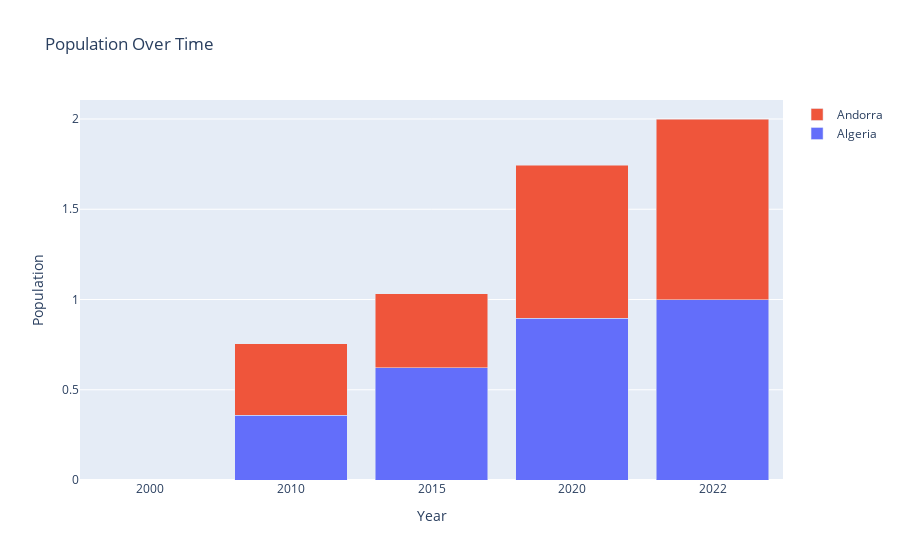

Source (notebook cell):
### Markdown cell above
### Interactive bar plot

### Code cell
trace1 = go.Bar(x=population_df_andorra_algeria['year'], y=population_df_andorra_algeria['Algeria_normalized'], name='Algeria')
trace2 = go.Bar(x=population_df_andorra_algeria['year'], y=population_df_andorra_algeria['Andorra_normalized'], name='Andorra')

# Layout
layout = go.Layout(
    title='Population Over Time',
    xaxis=dict(title='Year'),
    yaxis=dict(title='Population'),
    barmode='stack'
)

fig = go.Figure(data=[trace1, trace2], layout=layout)
fig.show()

### Figure 1 — Plotly figure (JSON) as saved in the notebook; plotly's stock layout.template omitted (floating-point values rounded to 4 significant figures)
{"data": [{"name": "Algeria", "type": "bar", "x": ["2000", "2010", "2015", "2020", "2022"], "y": [0.0, 0.3597, 0.6206, 0.8973, 1.0]}, {"name": "Andorra", "type": "bar", "x": ["2000", "2010", "2015", "2020", "2022"], "y": [0.0, 0.395, 0.4115, 0.8453, 1.0]}], "layout": {"barmode": "stack", "title": {"text": "Population Over Time"}, "xaxis": {"title": {"text": "Year"}}, "yaxis": {"title": {"text": "Population"}}}}
